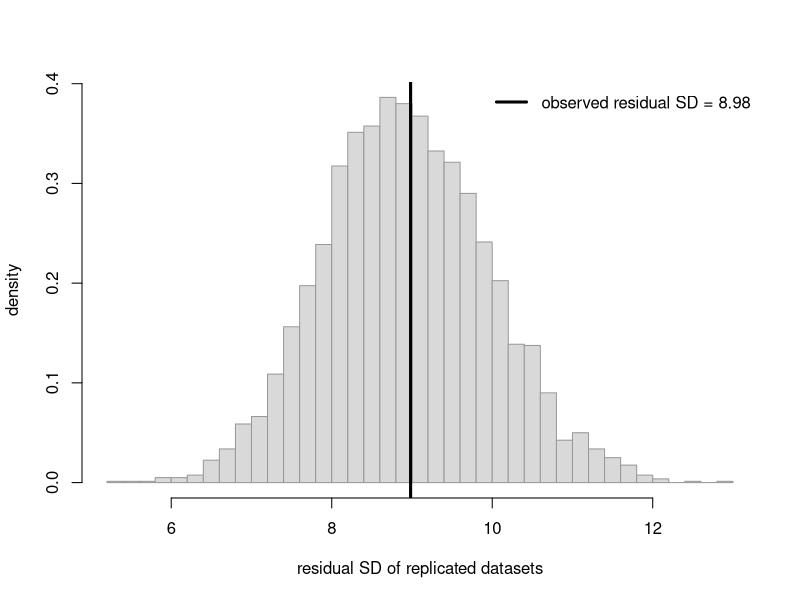
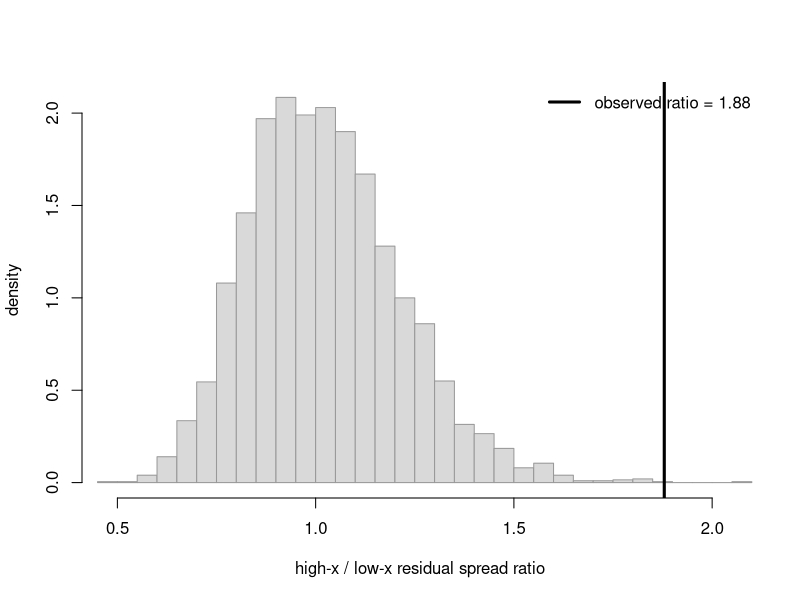
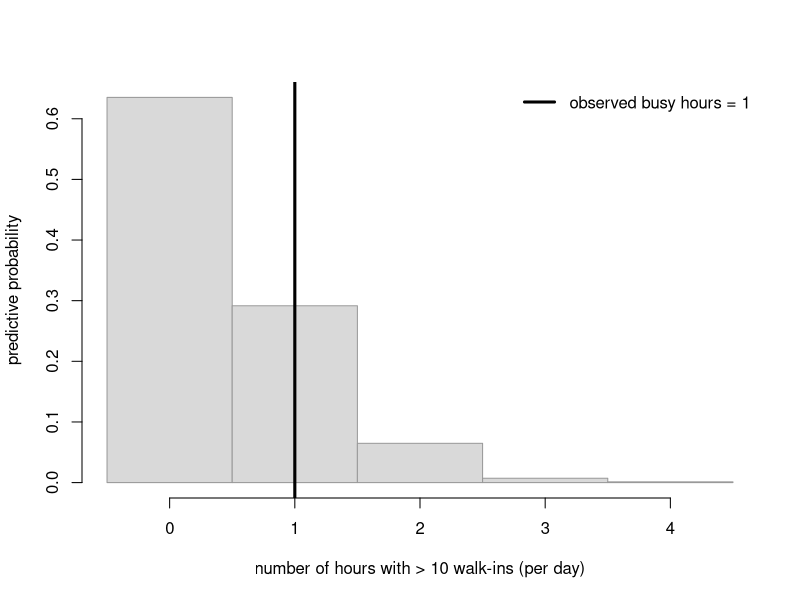

The R source for these figures, in order:
## ---- chunk 1
#| label: fig-ppc-pass
#| fig-cap: "Posterior predictive check on a correctly specified study-hours/exam-score model. The histogram is the residual standard deviation across replicated datasets simulated from the fitted line; the solid vertical line is the residual SD of the observed data. It lands in the bulk, so the model passes this check — it reproduces the scatter it was asked to explain."
#| fig-alt: "Histogram of replicated residual standard deviations centered near eight, roughly bell shaped, with a solid vertical line at the observed residual standard deviation sitting near the center of the distribution rather than in either tail, indicating the model reproduces the observed scatter."
set.seed(1111)
n  <- 40
x  <- runif(n, 0, 12)                       # study hours
y  <- 55 + 2.6 * x + rnorm(n, 0, 8)         # truly linear, constant spread

fit  <- lm(y ~ x)                           # fit the straight line
b    <- coef(fit); s <- summary(fit)$sigma  # plug-in params for replication
obs_sd <- sd(resid(fit))                    # observed test quantity

# Replicate datasets at the fitted params; recompute residual SD each time
R <- 4000
rep_sd <- numeric(R)
for (r in 1:R) {
  y_rep   <- b[1] + b[2] * x + rnorm(n, 0, s)   # simulate new y at same x
  rep_sd[r] <- sd(resid(lm(y_rep ~ x)))         # residual SD of the replicate
}

hist(rep_sd, breaks = 30, freq = FALSE, col = "grey85", border = "grey60",
     main = "", xlab = "residual SD of replicated datasets",
     ylab = "density")
abline(v = obs_sd, lwd = 3)
legend("topright", bty = "n", lwd = 3,
       legend = sprintf("observed residual SD = %.2f", obs_sd))

mean(rep_sd >= obs_sd)   # predictive position of the observed value
## ---- chunk 2
#| label: fig-ppc-fail
#| fig-cap: "Posterior predictive check on a mis-specified model. Data were generated with spread that grows with x, but a constant-spread line was fit. The test quantity is the ratio of residual spread in the high-x half to the low-x half; replicates (which assume constant spread) cluster near one, while the observed ratio sits far in the right tail — the check flags the heteroscedasticity the model cannot capture."
#| fig-alt: "Histogram of the high-half to low-half residual spread ratio for replicated datasets, clustered near one between about point seven and one point four, with a solid vertical line at the observed ratio well to the right beyond almost all replicates, indicating the constant-spread model fails to reproduce the fanning-out scatter in the real data."
set.seed(2222)
n  <- 60
x  <- runif(n, 0, 12)
# Spread GROWS with x: this is the mis-specification the line cannot capture
y  <- 55 + 2.6 * x + rnorm(n, 0, 1.5 + 1.4 * x)

fit <- lm(y ~ x)                 # WRONG model: assumes constant spread
b   <- coef(fit); s <- summary(fit)$sigma

# Test quantity: spread ratio between high-x and low-x halves
spread_ratio <- function(xx, yy, ff) {
  rr  <- yy - (coef(ff)[1] + coef(ff)[2] * xx)
  hi  <- xx >= median(xx)
  sd(rr[hi]) / sd(rr[!hi])
}
obs_ratio <- spread_ratio(x, y, fit)

R <- 4000
rep_ratio <- numeric(R)
for (r in 1:R) {
  y_rep <- b[1] + b[2] * x + rnorm(n, 0, s)   # constant-spread replicate
  rep_ratio[r] <- spread_ratio(x, y_rep, lm(y_rep ~ x))
}

hist(rep_ratio, breaks = 30, freq = FALSE, col = "grey85", border = "grey60",
     main = "", xlab = "high-x / low-x residual spread ratio",
     ylab = "density", xlim = range(c(rep_ratio, obs_ratio)))
abline(v = obs_ratio, lwd = 3)
legend("topright", bty = "n", lwd = 3,
       legend = sprintf("observed ratio = %.2f", obs_ratio))

mean(rep_ratio >= obs_ratio)   # how often replicates are this extreme
## ---- chunk 3
#| label: fig-clinic-compare
#| fig-cap: "Predictive check of a single-rate Poisson model (Model A) for bursty clinic walk-ins. The test quantity is the number of hours per day with more than 10 walk-ins. Replicated days from the single-rate model rarely show many busy hours, but the observed day has several, placing the observed value in the right tail — evidence that the simpler Model A under-predicts busyness and the time-varying Model B is worth its extra structure."
#| fig-alt: "Histogram of the number of busy hours per simulated day under a single-rate Poisson model, mostly zero to two, with a solid vertical line at the observed count of busy hours further right beyond most replicates, indicating the single-rate model rarely produces days as bursty as observed."
set.seed(3333)
hours <- 12
# 'Observed' day: rate varies (busy midday) -> bursty, over-dispersed
true_rate <- c(3,3,4,6,9,12,12,9,6,4,3,3)
obs_day   <- rpois(hours, true_rate)
obs_busy  <- sum(obs_day > 10)              # observed test quantity

# Model A: single Poisson rate = overall mean; replicate many days
rateA <- mean(obs_day)
R <- 5000
repA_busy <- replicate(R, sum(rpois(hours, rateA) > 10))

hist(repA_busy, breaks = seq(-0.5, max(c(repA_busy, obs_busy)) + 0.5, by = 1),
     freq = FALSE, col = "grey85", border = "grey60",
     main = "", xlab = "number of hours with > 10 walk-ins (per day)",
     ylab = "predictive probability")
abline(v = obs_busy, lwd = 3)
legend("topright", bty = "n", lwd = 3,
       legend = sprintf("observed busy hours = %d", obs_busy))

mean(repA_busy >= obs_busy)   # predictive position under Model A
